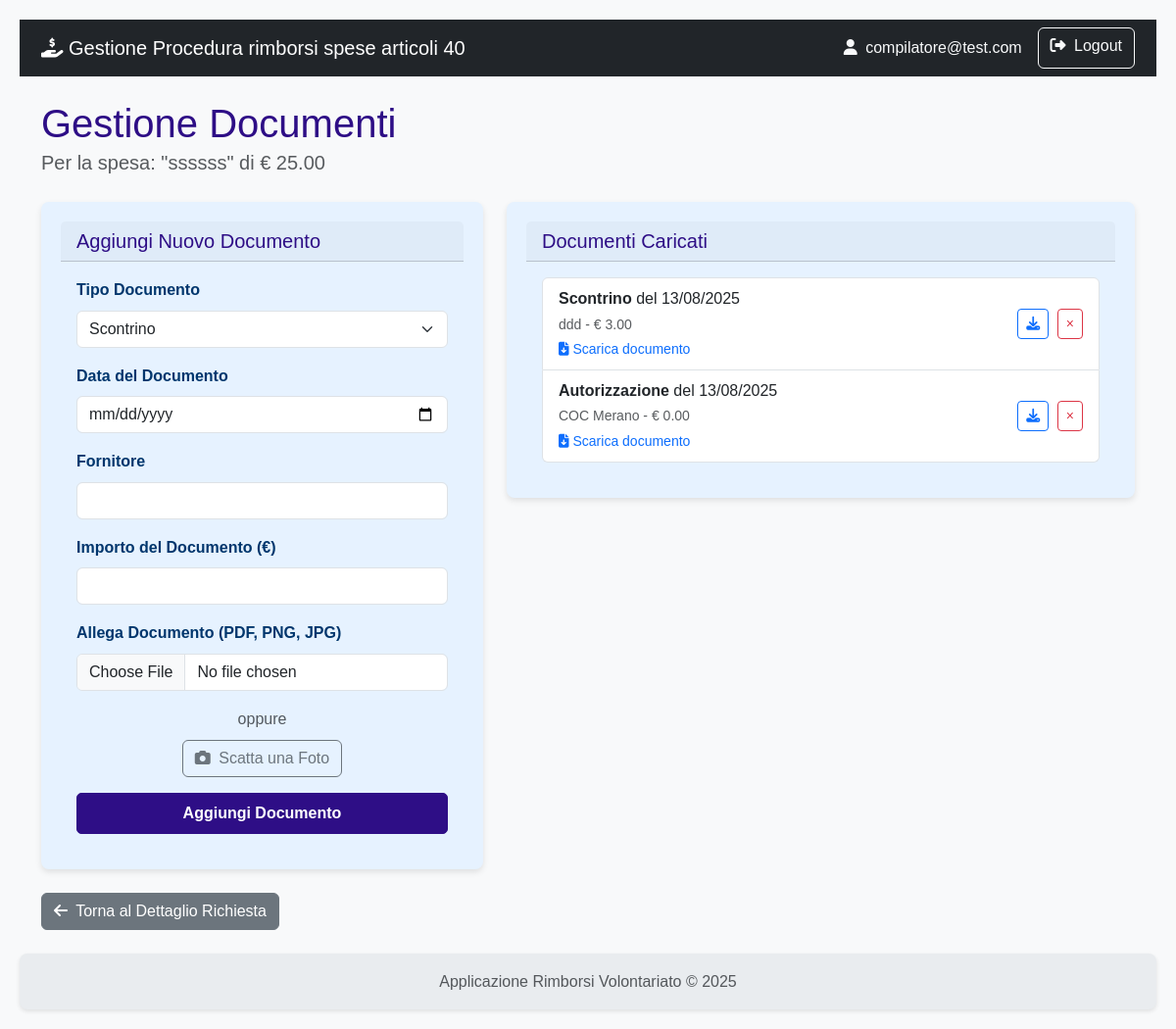
Before: /richiesta/spese/14/documenti (signed in) with the older database file.
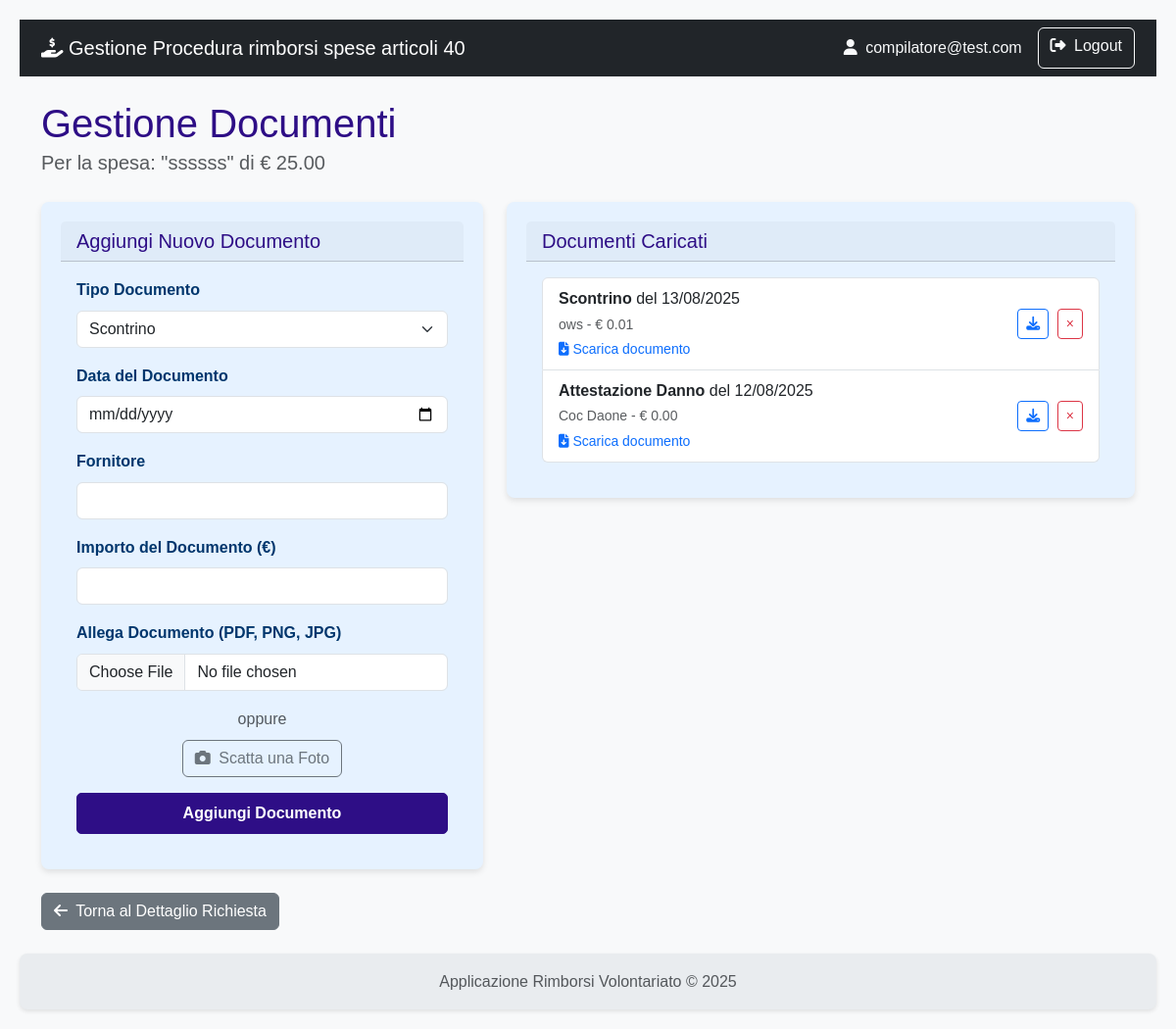
After: the same page with the newer database file.
### rimborsi/models.py (models this page shows)
class DocumentoSpesa(db.Model):
    id = db.Column(db.Integer, primary_key=True)
    data_documento = db.Column(db.Date, nullable=False)
    fornitore = db.Column(db.String(150))
    importo_documento = db.Column(db.Float, nullable=False)
    tipo_documento = db.Column(db.String(50))
    verificato = db.Column(db.Boolean, default=False)
    note_istruttoria = db.Column(db.Text, nullable=True)
    spesa_id = db.Column(db.Integer, db.ForeignKey('spesa.id'), nullable=False)
    nome_file = db.Column(db.String(255), nullable=True) # Campo per il nome del file salvato
    def get_tipo_documento_display(self):
        tipo = {
            'A': 'Scontrino',
            'B': 'Fattura',
            'C': 'Autorizzazione',
            'D': 'Attestazione Danno'
        }
        return tipo.get(self.tipo_documento, self.tipo_documento)

### rimborsi/richiesta/routes.py (the view)
@richiesta_bp.route('/spese/<int:spesa_id>/documenti', methods=['GET'])
@login_required
def lista_documenti(spesa_id):
    spesa = Spesa.query.get_or_404(spesa_id)
    richiesta = spesa.richiesta  # Accedi alla richiesta associata a questa spesa
    form = DocumentoSpesaForm() # Form per aggiungere nuovi documenti
    return render_template('richiesta/lista_documenti.html', spesa=spesa, form=form, richiesta=richiesta)

### rimborsi/richiesta/forms.py (shortened to what this page needs)
class DocumentoSpesaForm(FlaskForm):
    tipo_documento = SelectField('Tipo Documento', choices=[
        ('A', 'Scontrino'),
        ('B', 'Fattura'),
        ('C', 'Autorizzazione'),
        ('D', 'Attestazione Danno')
    ], validators=[DataRequired()])
    data_documento = DateField('Data del Documento', format='%Y-%m-%d', validators=[DataRequired()])
    fornitore = StringField('Fornitore', validators=[Optional(), Length(max=150)])
    importo_documento = FloatField('Importo del Documento (€)', validators=[Optional()])
    allegato = FileField('Allega Documento (PDF, PNG, JPG)', validators=[
        FileAllowed(['pdf', 'png', 'jpg', 'jpeg'], 'Sono ammessi solo file PDF, PNG e JPG!')
    ])
    submit = SubmitField('Aggiungi Documento')

### rimborsi/templates/richiesta/lista_documenti.html (shortened to what this page needs)
{% extends 'base.html' %}
{% block content %}
    <div class="mb-4">
        <h1 class="mb-0">Gestione Documenti</h1>
        <p class="lead text-muted">Per la spesa: "{{ spesa.descrizione_spesa }}" di € {{ "%.2f"|format(spesa.importo_richiesto) }}</p>
    </div>
    <div class="row g-4">
        {% include 'partials/_form_aggiungi_documento.html' %}
        {% include 'partials/_lista_documenti_caricati.html' %}
    </div>
    <div class="mt-4">
    <a href="{{ url_for('richiesta.dettaglio_richiesta', richiesta_id=spesa.richiesta_id) }}" class="btn btn-secondary">
        <i class="fas fa-arrow-left me-1"></i> Torna al Dettaglio Richiesta
    </a>
    </div>
{% endblock %}

### rimborsi/templates/partials/_lista_documenti_caricati.html
<div class="col-md-7">
    <div class="card shadow-sm">
        <div class="card-header"><h5 class="mb-0">Documenti Caricati</h5></div>
        <div class="card-body">
            <ul class="list-group">
                {% for doc in spesa.documenti %}
                <li class="list-group-item d-flex justify-content-between align-items-center">
                    <div>
                        <strong>{{ doc.get_tipo_documento_display() }}</strong> del {{ doc.data_documento.strftime('%d/%m/%Y') }}
                        <br>
                        <small class="text-muted">{{ doc.fornitore or 'N/D' }} - &euro; {{ "%.2f"|format(doc.importo_documento) if doc.importo_documento is not none else 'N/A' }}</small>
                        {% if doc.nome_file %}
                        <br>
                        <small>
                            <a href="{{ url_for('richiesta.download_documento', documento_id=doc.id) }}" class="text-primary">
                                <i class="fas fa-file-download me-1"></i>Scarica documento
                            </a>
                        </small>
                        {% endif %}
                    </div>
                    <div>
                        {% if doc.nome_file %}
                        <a href="{{ url_for('richiesta.download_documento', documento_id=doc.id) }}" class="btn btn-sm btn-outline-primary me-1" title="Scarica">
                            <i class="fas fa-download"></i>
                        </a>
                        {% endif %}
                        <form action="{{ url_for('richiesta.cancella_documento', documento_id=doc.id) }}" method="POST" class="d-inline">
                            <button type="submit" class="btn btn-sm btn-outline-danger"
                                    onclick="return confirm('Sei sicuro?');"
                                    {% if richiesta.stato != 'A' %}disabled title="Non puoi cancellare documenti quando la richiesta non è in bozza"{% endif %}>&times;</button>
                        </form>
                    </div>
                </li>
                {% else %}
                <li class="list-group-item text-center text-muted">Nessun documento inserito per questa spesa.</li>
                {% endfor %}
            </ul>
        </div>
    </div>
</div>

Changed rows visible on the page:
changed DocumentoSpesa "Scontrino": fornitore "ddd" → "ows"; importo_documento "3.00" → "0.01"
changed DocumentoSpesa: tipo_documento "Autorizzazione" → "Attestazione Danno"; data_documento "13/08/2025" → "12/08/2025"; fornitore "COC Merano" → "Coc Daone"
